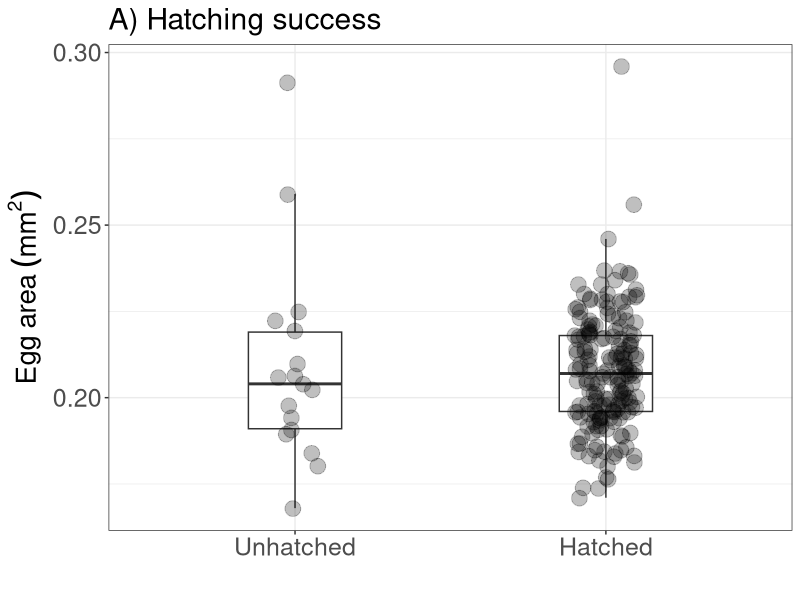
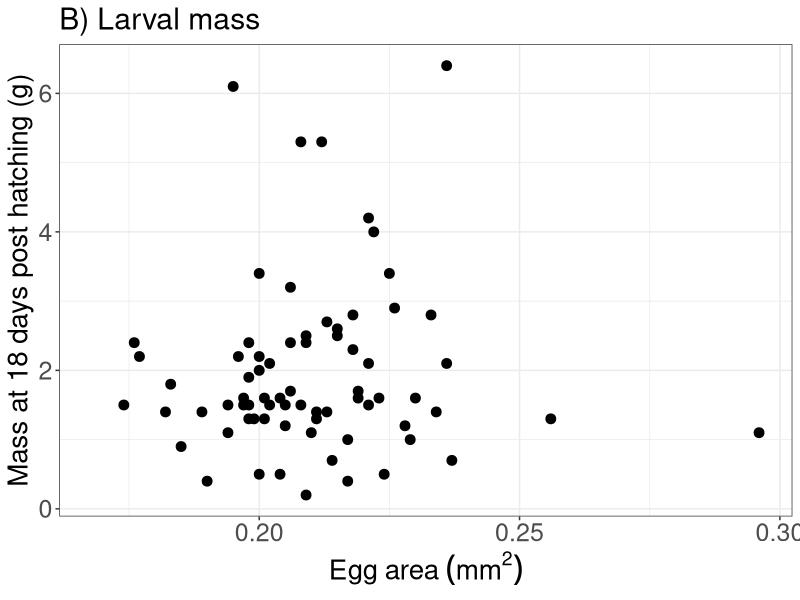
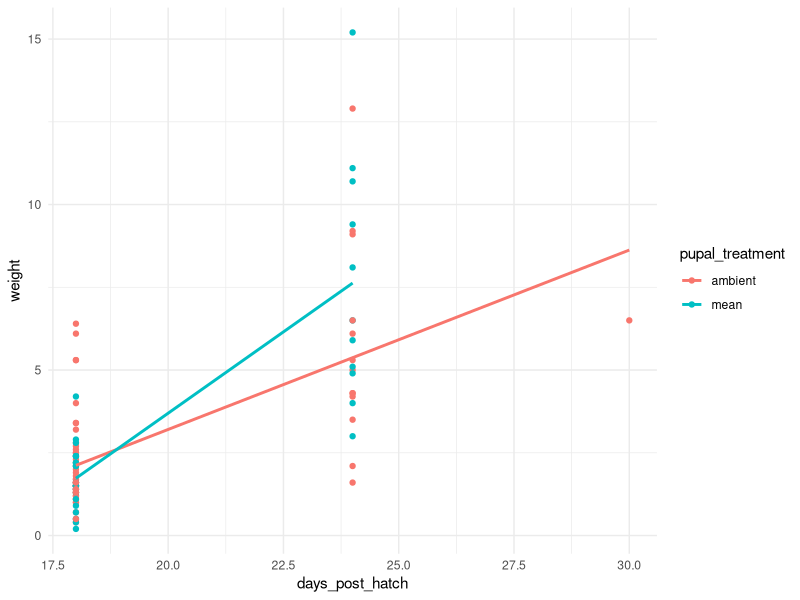
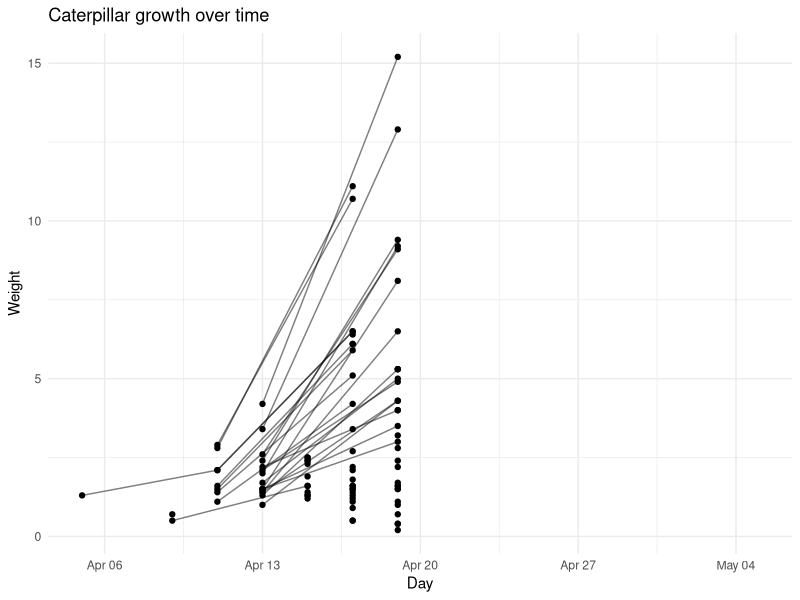
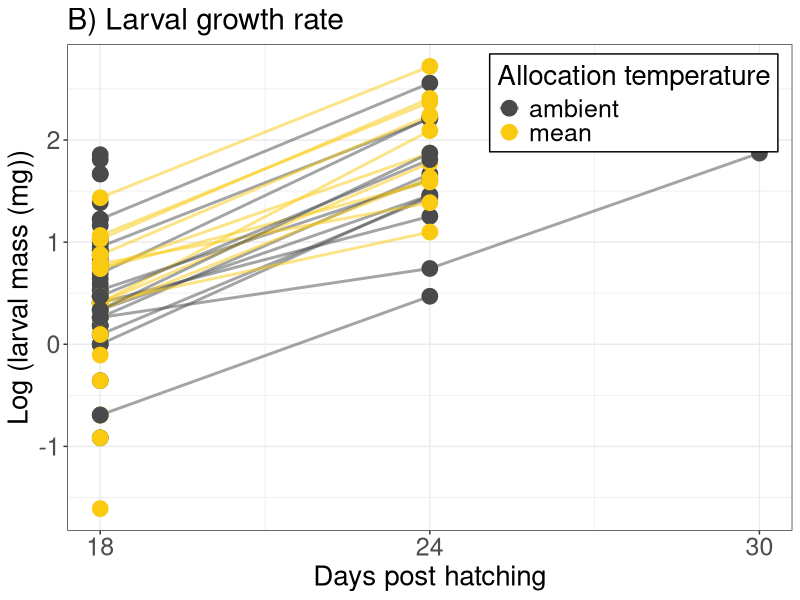
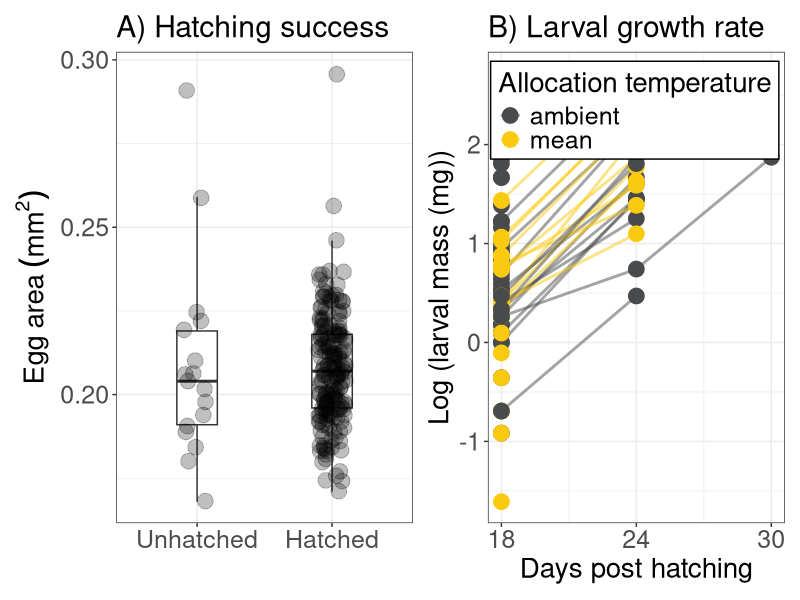

Here is the R script that generated these plots, in order:
## ---- chunk 1
library(here)
library(tidyverse)
library(ggplot2)
library(lmerTest)
library(patchwork)
## ---- chunk 2
caterpillar_data <- read.csv(here("data", "clean data", "caterpillar_data.csv"))

#caterpillar_data <- caterpillar_data %>%
  #filter(!is.na(hatch_date)) 

caterpillar_data$pupal_treatment <- as.factor(caterpillar_data$pupal_treatment)
caterpillar_data$hatch_date <- as.Date(caterpillar_data$hatch_date)
caterpillar_data$weight_1 <- as.numeric(caterpillar_data$weight_1)
caterpillar_data$weight_2 <- as.numeric(caterpillar_data$weight_2)

#turn all weights into mg
caterpillar_data$weight_1 <- caterpillar_data$weight_1 * 1000
caterpillar_data$weight_2 <- caterpillar_data$weight_2 * 1000
caterpillar_data$weight3 <- caterpillar_data$weight3 * 1000
caterpillar_data$weight4 <- caterpillar_data$weight4 * 1000
caterpillar_data$weight_5 <- caterpillar_data$weight_5 * 1000

## ---- chunk 3

caterpillar_data <- caterpillar_data %>%
  filter(!is.na(hatched))
  
#how many caterpillars hatches overall
caterpillar_data %>%
  filter(hatched == 1)

hatching_plot <- ggplot(caterpillar_data, aes(x = factor(hatched, labels = c("Unhatched", "Hatched")), y = size_01)) +
  geom_boxplot(width = 0.3, outlier.shape = NA) +
  geom_jitter(width = 0.1, alpha = 0.25, size = 5) +
  #scale_colour_manual(values = temp_cols) +
  labs(x = "", y = expression(Egg~area~(mm^2)), title = "A) Hatching success", colour = "Allocation temperature") +
  theme_bw() +
    theme(
    text = element_text(size = 18),            # increases all text
    axis.title = element_text(size = 20),      # axis titles bigger
    axis.text = element_text(size = 18),       # axis tick labels bigger
    legend.text = element_text(size = 18),     # legend text bigger
    legend.title = element_text(size = 20),
    #legend.position = c(0.98, 0.9),   # top-right inside
  #legend.justification = c(1, 1),     # anchor legend box to its top-right corner
  #legend.background = element_rect(fill = "white", colour = "black")  # optional: improve visibility
    )

hatching_plot

#ggsave(
#  here("figures", "hatching success.png"),
#  plot = hatching_plot,
#  width = 10,
#  height = 5,
# dpi = 300
#)



## ---- chunk 4

caterpillar_size <- ggplot(caterpillar_data, aes(x = size_01, y = weight_1)) +
  geom_point(size = 3) +
  labs(y = "Mass at 18 days post hatching (g)", x = expression(Egg~area~(mm^2)), title = "B) Larval mass") +
  theme_bw() +
    theme(
    text = element_text(size = 18),            # increases all text
    axis.title = element_text(size = 20),      # axis titles bigger
    axis.text = element_text(size = 18),       # axis tick labels bigger
    legend.text = element_text(size = 18),     # legend text bigger
    legend.title = element_text(size = 20)
    )

caterpillar_size


## ---- chunk 5
#to plot the weight of each caterpillar over time, I need to turn the data into long format

names(caterpillar_data) <- names(caterpillar_data) %>%
  gsub("^weight([0-9]+)$", "weight_\\1", .)

long_data <- caterpillar_data %>%
  mutate(id = row_number()) %>%
  pivot_longer(
    cols = matches("^(weight|weighday)_\\d+$"),
    names_to = c(".value", "time"),
    names_pattern = "(weight|weighday)_(\\d+)"
  )

long_data$weighday <- as.Date(long_data$weighday)

long_data <- long_data %>%
  mutate(days_post_hatch = as.numeric(weighday - hatch_date)) %>%
  filter(!is.na("weight"))
## ---- chunk 6
ggplot(long_data, aes(days_post_hatch, weight, colour = pupal_treatment)) +
  geom_point() +
  geom_smooth(method = "lm", se = FALSE) +
  theme_minimal()

temp_cols <- c(
  ambient = "#484A4C",
  cool    = "#76C0CC",
  mean    = "#F9CA0F",
  warm    = "#E87A36",
  hot     = "#AF0808")




ggplot(long_data, aes(x = weighday, y = weight, group = id)) +
  geom_line(alpha = 0.5) +
  geom_point() +
  labs(x = "Day", y = "Weight", title = "Caterpillar growth over time") +
  theme_minimal()

growth_rate <- ggplot(long_data, aes(x = days_post_hatch, y = log(weight), group = id, colour = pupal_treatment)) +
  geom_line(alpha = 0.5, size = 1) +
  geom_point(size = 5) +
  scale_x_continuous(breaks = c(18, 24, 30)) +
  labs(x = "Days post hatching", y = "Log (larval mass (mg))",
       title = "B) Larval growth rate", colour = "Allocation temperature") +
  scale_color_manual(values = temp_cols) +
  theme_bw() +
    theme(
    text = element_text(size = 18),            # increases all text
    axis.title = element_text(size = 20),      # axis titles bigger
    axis.text = element_text(size = 18),       # axis tick labels bigger
    legend.text = element_text(size = 18),     # legend text bigger
    legend.title = element_text(size = 20),
    legend.position = c(0.98, 0.98),   # top-right inside
  legend.justification = c(1, 1),     # anchor legend box to its top-right corner
  legend.background = element_rect(fill = "white", colour = "black")  # optional: improve visibility
    )
growth_rate


caterpillar_plot <-  hatching_plot + growth_rate

ggsave(
  here("figures", "caterpillar plot.png"),
  plot = caterpillar_plot,
  width = 20,
  height = 10,
  dpi = 300
)
